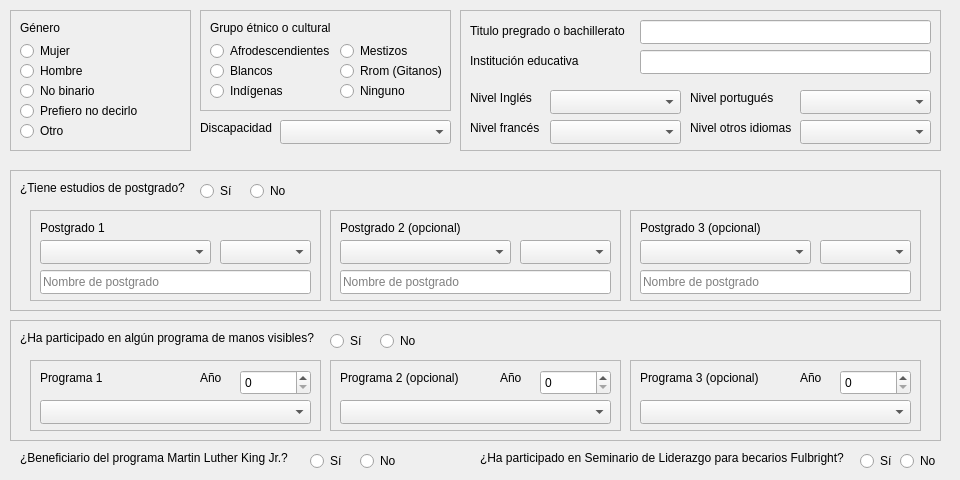
   <widget class="QWidget" name="page_2">
    <widget class="QFrame" name="genreFrame">
     <property name="geometry">
      <rect>
       <x>10</x>
       <y>10</y>
       <width>181</width>
       <height>141</height>
      </rect>
     </property>
     <property name="frameShape">
      <enum>QFrame::StyledPanel</enum>
     </property>
     <property name="frameShadow">
      <enum>QFrame::Sunken</enum>
     </property>
     <widget class="QLabel" name="label_27">
      <property name="geometry">
       <rect>
        <x>10</x>
        <y>10</y>
        <width>49</width>
        <height>16</height>
       </rect>
      </property>
      <property name="text">
       <string>Género</string>
      </property>
     </widget>
     <widget class="QRadioButton" name="womanRadioButton">
      <property name="geometry">
       <rect>
        <x>10</x>
        <y>30</y>
        <width>91</width>
        <height>22</height>
       </rect>
      </property>
      <property name="text">
       <string>Mujer</string>
      </property>
     </widget>
     <widget class="QRadioButton" name="manRadioButton">
      <property name="geometry">
       <rect>
        <x>10</x>
        <y>50</y>
        <width>91</width>
        <height>22</height>
       </rect>
      </property>
      <property name="text">
       <string>Hombre</string>
      </property>
     </widget>
     <widget class="QRadioButton" name="nonRadioButton">
      <property name="geometry">
       <rect>
        <x>10</x>
        <y>70</y>
        <width>91</width>
        <height>22</height>
       </rect>
      </property>
      <property name="text">
       <string>No binario</string>
      </property>
     </widget>
     <widget class="QRadioButton" name="wontSayRadioButton">
      <property name="geometry">
       <rect>
        <x>10</x>
        <y>90</y>
        <width>131</width>
        <height>22</height>
       </rect>
      </property>
      <property name="text">
       <string>Prefiero no decirlo</string>
      </property>
     </widget>
     <widget class="QRadioButton" name="otherGenreRadioButton">
      <property name="geometry">
       <rect>
        <x>10</x>
        <y>110</y>
        <width>131</width>
        <height>22</height>
       </rect>
      </property>
      <property name="text">
       <string>Otro</string>
      </property>
     </widget>
    </widget>
    <widget class="QFrame" name="ethnicityFrame">
     <property name="geometry">
      <rect>
       <x>200</x>
       <y>10</y>
       <width>251</width>
       <height>101</height>
      </rect>
     </property>
     <property name="frameShape">
      <enum>QFrame::StyledPanel</enum>
     </property>
     <property name="frameShadow">
      <enum>QFrame::Raised</enum>
     </property>
     <widget class="QLabel" name="label_28">
      <property name="geometry">
       <rect>
        <x>10</x>
        <y>10</y>
        <width>131</width>
        <height>16</height>
       </rect>
      </property>
      <property name="text">
       <string>Grupo étnico o cultural</string>
      </property>
     </widget>
     <widget class="QRadioButton" name="radioButton_10">
      <property name="geometry">
       <rect>
        <x>10</x>
        <y>30</y>
        <width>131</width>
        <height>22</height>
       </rect>
      </property>
      <property name="text">
       <string>Afrodescendientes</string>
      </property>
     </widget>
     <widget class="QRadioButton" name="radioButton_11">
      <property name="geometry">
       <rect>
        <x>10</x>
        <y>50</y>
        <width>131</width>
        <height>22</height>
       </rect>
      </property>
      <property name="text">
       <string>Blancos</string>
      </property>
     </widget>
     <widget class="QRadioButton" name="radioButton_12">
      <property name="geometry">
       <rect>
        <x>10</x>
        <y>70</y>
        <width>131</width>
        <height>22</height>
       </rect>
      </property>
      <property name="text">
       <string>Indígenas</string>
      </property>
     </widget>
     <widget class="QRadioButton" name="radioButton_13">
      <property name="geometry">
       <rect>
        <x>140</x>
        <y>30</y>
        <width>131</width>
        <height>22</height>
       </rect>
      </property>
      <property name="text">
       <string>Mestizos</string>
      </property>
     </widget>
     <widget class="QRadioButton" name="radioButton_14">
      <property name="geometry">
       <rect>
        <x>140</x>
        <y>50</y>
        <width>131</width>
        <height>22</height>
       </rect>
      </property>
      <property name="text">
       <string>Rrom (Gitanos)</string>
      </property>
     </widget>
     <widget class="QRadioButton" name="radioButton_15">
      <property name="geometry">
       <rect>
        <x>140</x>
        <y>70</y>
        <width>131</width>
        <height>22</height>
       </rect>
      </property>
      <property name="text">
       <string>Ninguno</string>
      </property>
     </widget>
    </widget>
    <widget class="QLabel" name="label_29">
     <property name="geometry">
      <rect>
       <x>200</x>
       <y>120</y>
       <width>81</width>
       <height>16</height>
      </rect>
     </property>
     <property name="text">
      <string>Discapacidad</string>
     </property>
    </widget>
    <widget class="QComboBox" name="disabilityComboBox">
     <property name="geometry">
      <rect>
       <x>280</x>
       <y>120</y>
       <width>171</width>
       <height>24</height>
      </rect>
     </property>
    </widget>
    <widget class="QFrame" name="educationFrame">
     <property name="geometry">
      <rect>
       <x>460</x>
       <y>10</y>
       <width>481</width>
       <height>141</height>
      </rect>
     </property>
     <property name="frameShape">
      <enum>QFrame::StyledPanel</enum>
     </property>
     <property name="frameShadow">
      <enum>QFrame::Raised</enum>
     </property>
     <widget class="QLabel" name="label_31">
      <property name="geometry">
       <rect>
        <x>10</x>
        <y>10</y>
        <width>171</width>
        <height>21</height>
       </rect>
      </property>
      <property name="text">
       <string>Titulo pregrado o bachillerato</string>
      </property>
      <property name="wordWrap">
       <bool>true</bool>
      </property>
     </widget>
     <widget class="QLabel" name="label_32">
      <property name="geometry">
       <rect>
        <x>10</x>
        <y>40</y>
        <width>111</width>
        <height>21</height>
       </rect>
      </property>
      <property name="text">
       <string>Institución educativa</string>
      </property>
      <property name="wordWrap">
       <bool>true</bool>
      </property>
     </widget>
     <widget class="QLineEdit" name="underDegreeLineEdit">
      <property name="geometry">
       <rect>
        <x>180</x>
        <y>10</y>
        <width>291</width>
        <height>24</height>
       </rect>
      </property>
     </widget>
     <widget class="QLineEdit" name="underInstitutionLineEdit">
      <property name="geometry">
       <rect>
        <x>180</x>
        <y>40</y>
        <width>291</width>
        <height>24</height>
       </rect>
      </property>
     </widget>
     <widget class="QLabel" name="label_30">
      <property name="geometry">
       <rect>
        <x>10</x>
        <y>80</y>
        <width>71</width>
        <height>16</height>
       </rect>
      </property>
      <property name="text">
       <string>Nivel Inglés</string>
      </property>
     </widget>
     <widget class="QComboBox" name="englishComboBox">
      <property name="geometry">
       <rect>
        <x>90</x>
        <y>80</y>
        <width>131</width>
        <height>24</height>
       </rect>
      </property>
     </widget>
     <widget class="QLabel" name="label_33">
      <property name="geometry">
       <rect>
        <x>10</x>
        <y>110</y>
        <width>71</width>
        <height>16</height>
       </rect>
      </property>
      <property name="text">
       <string>Nivel francés</string>
      </property>
     </widget>
     <widget class="QComboBox" name="frenchComboBox">
      <property name="geometry">
       <rect>
        <x>90</x>
        <y>110</y>
        <width>131</width>
        <height>24</height>
       </rect>
      </property>
     </widget>
     <widget class="QLabel" name="label_34">
      <property name="geometry">
       <rect>
        <x>230</x>
        <y>80</y>
        <width>101</width>
        <height>16</height>
       </rect>
      </property>
      <property name="text">
       <string>Nivel portugués</string>
      </property>
     </widget>
     <widget class="QLabel" name="label_35">
      <property name="geometry">
       <rect>
        <x>230</x>
        <y>110</y>
        <width>111</width>
        <height>16</height>
       </rect>
      </property>
      <property name="text">
       <string>Nivel otros idiomas</string>
      </property>
     </widget>
     <widget class="QComboBox" name="portugueseComboBox">
      <property name="geometry">
       <rect>
        <x>340</x>
        <y>80</y>
        <width>131</width>
        <height>24</height>
       </rect>
      </property>
     </widget>
     <widget class="QComboBox" name="otherLanguagesComboBox">
      <property name="geometry">
       <rect>
        <x>340</x>
        <y>110</y>
        <width>131</width>
        <height>24</height>
       </rect>
      </property>
     </widget>
    </widget>
    <widget class="QFrame" name="degreesFrame">
     <property name="geometry">
      <rect>
       <x>10</x>
       <y>170</y>
       <width>931</width>
       <height>141</height>
      </rect>
     </property>
     <property name="frameShape">
      <enum>QFrame::StyledPanel</enum>
     </property>
     <property name="frameShadow">
      <enum>QFrame::Raised</enum>
     </property>
     <widget class="QLabel" name="label_36">
      <property name="geometry">
       <rect>
        <x>10</x>
        <y>10</y>
        <width>181</width>
        <height>16</height>
       </rect>
      </property>
      <property name="text">
       <string>¿Tiene estudios de postgrado?</string>
      </property>
     </widget>
     <widget class="QRadioButton" name="degYesRadioButton">
      <property name="geometry">
       <rect>
        <x>190</x>
        <y>10</y>
        <width>41</width>
        <height>22</height>
       </rect>
      </property>
      <property name="text">
       <string>Sí</string>
      </property>
     </widget>
     <widget class="QRadioButton" name="degNoRadioButton">
      <property name="geometry">
       <rect>
        <x>240</x>
        <y>10</y>
        <width>41</width>
        <height>22</height>
       </rect>
      </property>
      <property name="text">
       <string>No</string>
      </property>
     </widget>
     <widget class="QFrame" name="dregree1Frame">
      <property name="geometry">
       <rect>
        <x>20</x>
        <y>40</y>
        <width>291</width>
        <height>91</height>
       </rect>
      </property>
      <property name="frameShape">
       <enum>QFrame::StyledPanel</enum>
      </property>
      <property name="frameShadow">
       <enum>QFrame::Raised</enum>
      </property>
      <widget class="QComboBox" name="deg1LevelComboBox">
       <property name="geometry">
        <rect>
         <x>10</x>
         <y>30</y>
         <width>171</width>
         <height>24</height>
        </rect>
       </property>
       <property name="placeholderText">
        <string>Nivel de postgrado</string>
       </property>
      </widget>
      <widget class="QComboBox" name="deg1StatusComboBox">
       <property name="geometry">
        <rect>
         <x>190</x>
         <y>30</y>
         <width>91</width>
         <height>24</height>
        </rect>
       </property>
       <property name="currentText">
        <string/>
       </property>
       <property name="placeholderText">
        <string>Estado</string>
       </property>
      </widget>
      <widget class="QLineEdit" name="deg1NameLineEdit">
       <property name="geometry">
        <rect>
         <x>10</x>
         <y>60</y>
         <width>271</width>
         <height>24</height>
        </rect>
       </property>
       <property name="placeholderText">
        <string>Nombre de postgrado</string>
       </property>
      </widget>
      <widget class="QLabel" name="label_37">
       <property name="geometry">
        <rect>
         <x>10</x>
         <y>10</y>
         <width>91</width>
         <height>16</height>
        </rect>
       </property>
       <property name="text">
        <string>Postgrado 1</string>
       </property>
      </widget>
     </widget>
     <widget class="QFrame" name="degree2Frame">
      <property name="geometry">
       <rect>
        <x>320</x>
        <y>40</y>
        <width>291</width>
        <height>91</height>
       </rect>
      </property>
      <property name="frameShape">
       <enum>QFrame::StyledPanel</enum>
      </property>
      <property name="frameShadow">
       <enum>QFrame::Raised</enum>
      </property>
      <widget class="QComboBox" name="deg2LevelComboBox">
       <property name="geometry">
        <rect>
         <x>10</x>
         <y>30</y>
         <width>171</width>
         <height>24</height>
        </rect>
       </property>
       <property name="placeholderText">
        <string>Nivel de postgrado</string>
       </property>
      </widget>
      <widget class="QComboBox" name="deg2StatusComboBox">
       <property name="geometry">
        <rect>
         <x>190</x>
         <y>30</y>
         <width>91</width>
         <height>24</height>
        </rect>
       </property>
       <property name="currentText">
        <string/>
       </property>
       <property name="placeholderText">
        <string>Estado</string>
       </property>
      </widget>
      <widget class="QLineEdit" name="deg2NameLineEdit">
       <property name="geometry">
        <rect>
         <x>10</x>
         <y>60</y>
         <width>271</width>
         <height>24</height>
        </rect>
       </property>
       <property name="placeholderText">
        <string>Nombre de postgrado</string>
       </property>
      </widget>
      <widget class="QLabel" name="label_40">
       <property name="geometry">
        <rect>
         <x>10</x>
         <y>10</y>
         <width>121</width>
         <height>16</height>
        </rect>
       </property>
       <property name="text">
        <string>Postgrado 2 (opcional)</string>
       </property>
      </widget>
     </widget>
     <widget class="QFrame" name="degree3Frame">
      <property name="geometry">
       <rect>
        <x>620</x>
        <y>40</y>
        <width>291</width>
        <height>91</height>
       </rect>
      </property>
      <property name="frameShape">
       <enum>QFrame::StyledPanel</enum>
      </property>
      <property name="frameShadow">
       <enum>QFrame::Raised</enum>
      </property>
      <widget class="QComboBox" name="deg3LevelComboBox">
       <property name="geometry">
        <rect>
         <x>10</x>
         <y>30</y>
         <width>171</width>
         <height>24</height>
        </rect>
       </property>
       <property name="placeholderText">
        <string>Nivel de postgrado</string>
       </property>
      </widget>
      <widget class="QComboBox" name="deg3StatusComboBox">
       <property name="geometry">
        <rect>
         <x>190</x>
         <y>30</y>
         <width>91</width>
         <height>24</height>
        </rect>
       </property>
       <property name="currentText">
        <string/>
       </property>
       <property name="placeholderText">
        <string>Estado</string>
       </property>
      </widget>
      <widget class="QLineEdit" name="deg3NameLineEdit">
       <property name="geometry">
        <rect>
         <x>10</x>
         <y>60</y>
         <width>271</width>
         <height>24</height>
        </rect>
       </property>
       <property name="placeholderText">
        <string>Nombre de postgrado</string>
       </property>
      </widget>
      <widget class="QLabel" name="label_41">
       <property name="geometry">
        <rect>
         <x>10</x>
         <y>10</y>
         <width>161</width>
         <height>16</height>
        </rect>
       </property>
       <property name="text">
        <string>Postgrado 3 (opcional)</string>
       </property>
      </widget>
     </widget>
    </widget>
    <widget class="QFrame" name="mvFrame">
     <property name="geometry">
      <rect>
       <x>10</x>
       <y>320</y>
       <width>931</width>
       <height>121</height>
      </rect>
     </property>
     <property name="frameShape">
      <enum>QFrame::StyledPanel</enum>
     </property>
     <property name="frameShadow">
      <enum>QFrame::Raised</enum>
     </property>
     <widget class="QLabel" name="label_42">
      <property name="geometry">
       <rect>
        <x>10</x>
        <y>10</y>
        <width>301</width>
        <height>16</height>
       </rect>
      </property>
      <property name="text">
       <string>¿Ha participado en algún programa de manos visibles?</string>
      </property>
     </widget>
     <widget class="QRadioButton" name="mvYesRadioButton">
      <property name="geometry">
       <rect>
        <x>320</x>
        <y>10</y>
        <width>41</width>
        <height>22</height>
       </rect>
      </property>
      <property name="text">
       <string>Sí</string>
      </property>
     </widget>
     <widget class="QRadioButton" name="mvNoRadioButton">
      <property name="geometry">
       <rect>
        <x>370</x>
        <y>10</y>
        <width>41</width>
        <height>22</height>
       </rect>
      </property>
      <property name="text">
       <string>No</string>
      </property>
     </widget>
     <widget class="QFrame" name="mv1Frame">
      <property name="geometry">
       <rect>
        <x>20</x>
        <y>40</y>
        <width>291</width>
        <height>71</height>
       </rect>
      </property>
      <property name="frameShape">
       <enum>QFrame::StyledPanel</enum>
      </property>
      <property name="frameShadow">
       <enum>QFrame::Raised</enum>
      </property>
      <widget class="QComboBox" name="mv1NameComboBox">
       <property name="geometry">
        <rect>
         <x>10</x>
         <y>40</y>
         <width>271</width>
         <height>24</height>
        </rect>
       </property>
       <property name="placeholderText">
        <string>Nombre programa Manos Visibles</string>
       </property>
      </widget>
      <widget class="QLabel" name="label_45">
       <property name="geometry">
        <rect>
         <x>10</x>
         <y>10</y>
         <width>91</width>
         <height>16</height>
        </rect>
       </property>
       <property name="text">
        <string>Programa 1</string>
       </property>
      </widget>
      <widget class="QLabel" name="label_46">
       <property name="geometry">
        <rect>
         <x>170</x>
         <y>10</y>
         <width>31</width>
         <height>16</height>
        </rect>
       </property>
       <property name="text">
        <string>Año</string>
       </property>
      </widget>
      <widget class="QSpinBox" name="mv1YearSpinBox">
       <property name="geometry">
        <rect>
         <x>210</x>
         <y>10</y>
         <width>71</width>
         <height>25</height>
        </rect>
       </property>
      </widget>
     </widget>
     <widget class="QFrame" name="mv2Frame">
      <property name="geometry">
       <rect>
        <x>320</x>
        <y>40</y>
        <width>291</width>
        <height>71</height>
       </rect>
      </property>
      <property name="frameShape">
       <enum>QFrame::StyledPanel</enum>
      </property>
      <property name="frameShadow">
       <enum>QFrame::Raised</enum>
      </property>
      <widget class="QComboBox" name="mv2NameComboBox">
       <property name="geometry">
        <rect>
         <x>10</x>
         <y>40</y>
         <width>271</width>
         <height>24</height>
        </rect>
       </property>
       <property name="placeholderText">
        <string>Nombre programa Manos Visibles</string>
       </property>
      </widget>
      <widget class="QLabel" name="label_47">
       <property name="geometry">
        <rect>
         <x>10</x>
         <y>10</y>
         <width>141</width>
         <height>16</height>
        </rect>
       </property>
       <property name="text">
        <string>Programa 2 (opcional)</string>
       </property>
      </widget>
      <widget class="QLabel" name="label_48">
       <property name="geometry">
        <rect>
         <x>170</x>
         <y>10</y>
         <width>31</width>
         <height>16</height>
        </rect>
       </property>
       <property name="text">
        <string>Año</string>
       </property>
      </widget>
      <widget class="QSpinBox" name="mv2YearSpinBox">
       <property name="geometry">
        <rect>
         <x>210</x>
         <y>10</y>
         <width>71</width>
         <height>25</height>
        </rect>
       </property>
      </widget>
     </widget>
     <widget class="QFrame" name="mv3Frame">
      <property name="geometry">
       <rect>
        <x>620</x>
        <y>40</y>
        <width>291</width>
        <height>71</height>
       </rect>
      </property>
      <property name="frameShape">
       <enum>QFrame::StyledPanel</enum>
      </property>
      <property name="frameShadow">
       <enum>QFrame::Raised</enum>
      </property>
      <widget class="QComboBox" name="mv3NameComboBox">
       <property name="geometry">
        <rect>
         <x>10</x>
         <y>40</y>
         <width>271</width>
         <height>24</height>
        </rect>
       </property>
       <property name="placeholderText">
        <string>Nombre programa Manos Visibles</string>
       </property>
      </widget>
      <widget class="QLabel" name="label_49">
       <property name="geometry">
        <rect>
         <x>10</x>
         <y>10</y>
         <width>151</width>
         <height>16</height>
        </rect>
       </property>
       <property name="text">
        <string>Programa 3 (opcional)</string>
       </property>
      </widget>
      <widget class="QLabel" name="label_50">
       <property name="geometry">
        <rect>
         <x>170</x>
         <y>10</y>
         <width>31</width>
         <height>16</height>
        </rect>
       </property>
       <property name="text">
        <string>Año</string>
       </property>
      </widget>
      <widget class="QSpinBox" name="mv3YearSpinBox">
       <property name="geometry">
        <rect>
         <x>210</x>
         <y>10</y>
         <width>71</width>
         <height>25</height>
        </rect>
       </property>
      </widget>
     </widget>
    </widget>
    <widget class="QFrame" name="mlkFrame">
     <property name="geometry">
      <rect>
       <x>10</x>
       <y>450</y>
       <width>461</width>
       <height>21</height>
      </rect>
     </property>
     <property name="frameShape">
      <enum>QFrame::NoFrame</enum>
     </property>
     <property name="frameShadow">
      <enum>QFrame::Raised</enum>
     </property>
     <widget class="QRadioButton" name="mlkNoRadioButton">
      <property name="geometry">
       <rect>
        <x>350</x>
        <y>0</y>
        <width>41</width>
        <height>22</height>
       </rect>
      </property>
      <property name="text">
       <string>No</string>
      </property>
     </widget>
     <widget class="QRadioButton" name="mlkYesRadioButton">
      <property name="geometry">
       <rect>
        <x>300</x>
        <y>0</y>
        <width>41</width>
        <height>22</height>
       </rect>
      </property>
      <property name="text">
       <string>Sí</string>
      </property>
     </widget>
     <widget class="QLabel" name="label_51">
      <property name="geometry">
       <rect>
        <x>10</x>
        <y>0</y>
        <width>271</width>
        <height>16</height>
       </rect>
      </property>
      <property name="text">
       <string>¿Beneficiario del programa Martin Luther King Jr.?</string>
      </property>
     </widget>
    </widget>
    <widget class="QFrame" name="fulbrightFrame">
     <property name="geometry">
      <rect>
       <x>480</x>
       <y>450</y>
       <width>471</width>
       <height>21</height>
      </rect>
     </property>
     <property name="frameShape">
      <enum>QFrame::NoFrame</enum>
     </property>
     <property name="frameShadow">
      <enum>QFrame::Raised</enum>
     </property>
     <widget class="QRadioButton" name="fbNoRadioButton">
      <property name="geometry">
       <rect>
        <x>420</x>
        <y>0</y>
        <width>41</width>
        <height>22</height>
       </rect>
      </property>
      <property name="text">
       <string>No</string>
      </property>
     </widget>
     <widget class="QRadioButton" name="fbYesRadioButton">
      <property name="geometry">
       <rect>
        <x>380</x>
        <y>0</y>
        <width>41</width>
        <height>22</height>
       </rect>
      </property>
      <property name="text">
       <string>Sí</string>
      </property>
     </widget>
     <widget class="QLabel" name="label_52">
      <property name="geometry">
       <rect>
        <x>0</x>
        <y>0</y>
        <width>371</width>
        <height>16</height>
       </rect>
      </property>
      <property name="text">
       <string>¿Ha participado en Seminario de Liderazgo para becarios Fulbright?</string>
      </property>
     </widget>
    </widget>
   </widget>
